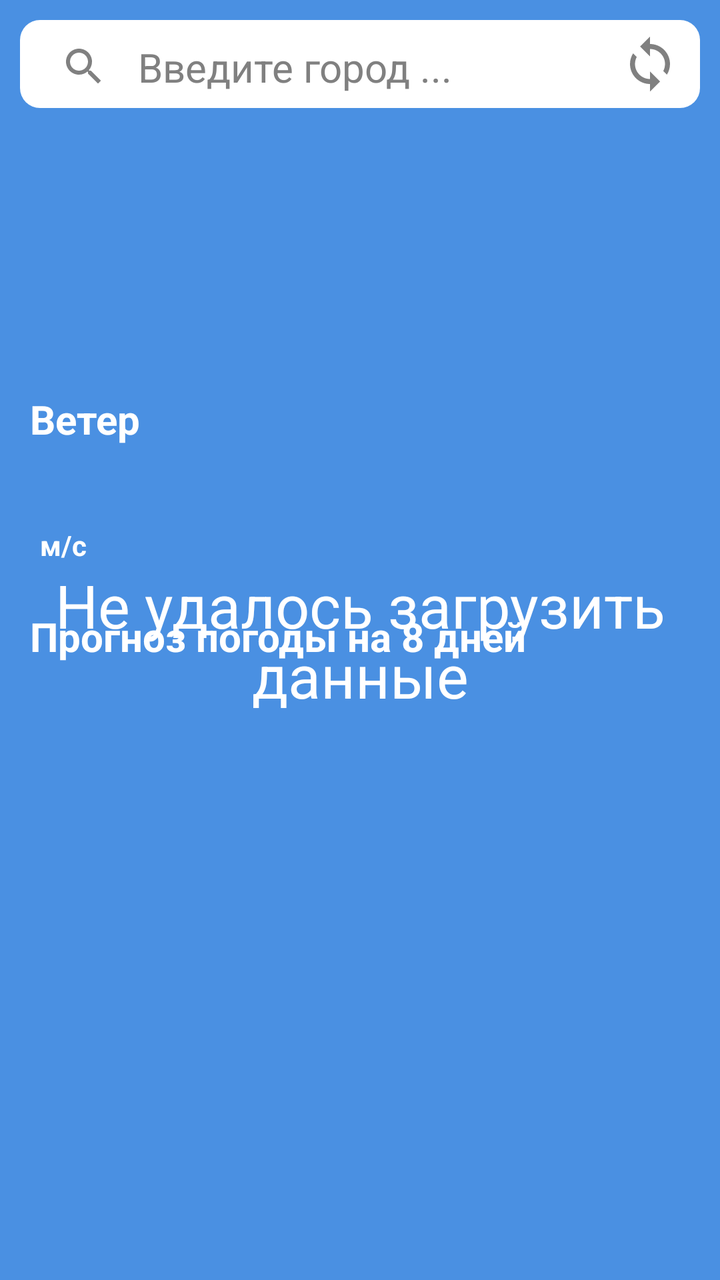
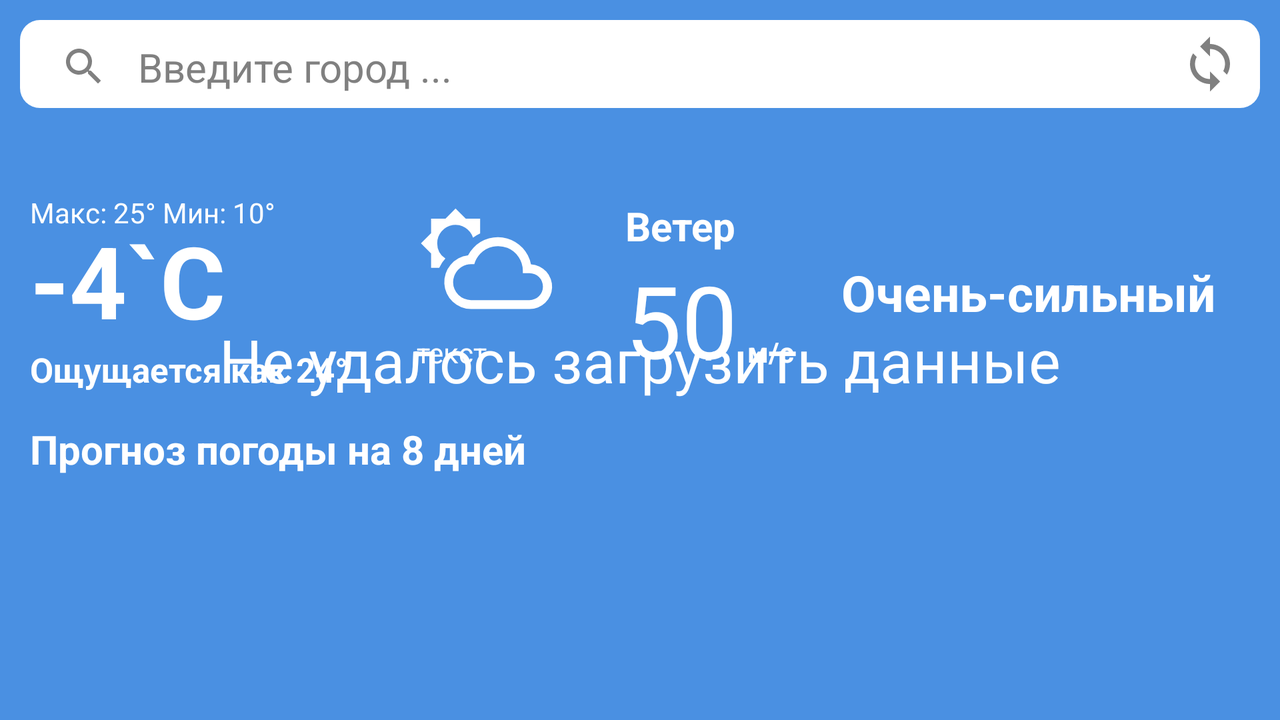

The same Android screen from two of the app's own layout files: first res/layout/ as a phone draws it, then the repository's variant for another configuration, drawn on a device whose configuration selects that folder. Both files follow.
<!-- AndroidManifest.xml: application theme Theme.NatifeWeather -->
<!-- res/layout/fragment_weather.xml -->
<?xml version="1.0" encoding="utf-8"?>
<RelativeLayout xmlns:android="http://schemas.android.com/apk/res/android"
    xmlns:app="http://schemas.android.com/apk/res-auto"
    xmlns:tools="http://schemas.android.com/tools"
    android:layout_width="match_parent"
    android:layout_height="match_parent"
    android:background="@color/blue"
    tools:context=".FragmentWeather">

    <include
        android:id="@+id/toolbar"
        layout="@layout/custom_toolbar" />

    <ScrollView
        android:id="@+id/main_content"
        android:layout_width="match_parent"
        android:layout_height="match_parent"
        android:layout_below="@id/toolbar"
        android:layout_marginStart="15dp"
        android:layout_marginEnd="15dp"
        android:scrollbars="none">

        <LinearLayout
            android:layout_width="match_parent"
            android:layout_height="wrap_content"
            android:orientation="vertical">

            <TextView
                android:id="@+id/updated_field"
                android:layout_width="match_parent"
                android:layout_height="wrap_content"
                android:textAlignment="center"
                android:textColor="@color/white"
                android:textSize="13sp" />

            <LinearLayout
                android:id="@+id/current_weather"
                android:layout_width="match_parent"
                android:layout_height="wrap_content"
                android:layout_marginTop="15dp"
                android:orientation="horizontal">

                <RelativeLayout
                    android:layout_width="wrap_content"
                    android:layout_height="wrap_content"
                    android:layout_gravity="center"
                    android:layout_weight="1">

                    <TextView
                        android:id="@+id/current_temperature_field"
                        android:layout_width="wrap_content"
                        android:layout_height="wrap_content"
                        android:layout_marginTop="10dp"
                        android:textColor="@color/white"
                        android:textSize="50sp"
                        android:textStyle="bold" />

                    <TextView
                        android:id="@+id/minmax_temp_field"
                        android:layout_width="wrap_content"
                        android:layout_height="wrap_content"
                        android:textColor="@color/white"
                        android:textSize="14sp" />

                    <TextView
                        android:id="@+id/feels_like_field"
                        android:layout_width="wrap_content"
                        android:layout_height="wrap_content"
                        android:layout_below="@id/current_temperature_field"
                        android:textColor="@color/white"
                        android:textSize="17sp"
                        android:textStyle="bold" />
                </RelativeLayout>

                <RelativeLayout
                    android:layout_width="wrap_content"
                    android:layout_height="wrap_content">

                    <ImageView
                        android:id="@+id/weather_icon"
                        android:layout_width="70dp"
                        android:layout_height="70dp"
                        />

                    <TextView
                        android:id="@+id/details_field"
                        android:layout_width="wrap_content"
                        android:layout_height="wrap_content"
                        android:layout_below="@+id/weather_icon"
                        android:textColor="@color/white"
                        android:textSize="14sp" />
                </RelativeLayout>
            </LinearLayout>

            <TextView
                android:id="@+id/wind_header"
                android:layout_width="wrap_content"
                android:layout_height="wrap_content"
                android:text="@string/wind_header"
                android:textColor="@color/white"
                android:textSize="20sp"
                android:textStyle="bold" />

            <LinearLayout
                android:id="@+id/current_wind"
                android:layout_width="match_parent"
                android:layout_height="wrap_content">

                <androidx.constraintlayout.widget.ConstraintLayout
                    android:id="@+id/constraintLayout"
                    android:layout_width="wrap_content"
                    android:layout_height="wrap_content"
                    android:layout_weight="1">

                    <TextView
                        android:id="@+id/wind_speed"
                        android:layout_width="wrap_content"
                        android:layout_height="wrap_content"
                        android:textColor="@color/white"
                        android:textSize="50sp"
                        app:layout_constraintStart_toStartOf="parent"
                        app:layout_constraintTop_toTopOf="parent" />

                    <ImageView
                        android:id="@+id/wind_icon"
                        android:layout_width="30sp"
                        android:layout_height="30sp"
                        android:layout_marginStart="5sp"
                        android:layout_marginTop="10sp"
                        app:layout_constraintStart_toEndOf="@id/wind_speed"
                        app:layout_constraintTop_toTopOf="@id/wind_speed" />

                    <TextView
                        android:id="@+id/wind_units"
                        android:layout_width="wrap_content"
                        android:layout_height="wrap_content"
                        android:text="@string/wind_units_metric"
                        android:textColor="@color/white"
                        android:textSize="14sp"
                        android:textStyle="bold"
                        app:layout_constraintStart_toStartOf="@id/wind_icon"
                        app:layout_constraintTop_toBottomOf="@id/wind_icon" />
                </androidx.constraintlayout.widget.ConstraintLayout>

                <TextView
                    android:id="@+id/wind_direct"
                    android:layout_width="wrap_content"
                    android:layout_height="wrap_content"
                    android:layout_gravity="center"
                    android:layout_weight="1"
                    android:textColor="@color/white"
                    android:textSize="25sp"
                    android:textStyle="bold" />
            </LinearLayout>

            <TextView
                android:id="@+id/forecast_header"
                android:layout_width="wrap_content"
                android:layout_height="wrap_content"
                android:layout_marginTop="15dp"
                android:layout_marginBottom="10dp"
                android:text="@string/forecast_header"
                android:textColor="@color/white"
                android:textSize="20sp"
                android:textStyle="bold" />

            <ListView
                android:id="@+id/forecast_list"
                android:layout_width="fill_parent"
                android:layout_height="fill_parent"></ListView>
        </LinearLayout>
    </ScrollView>

    <TextView
        android:id="@+id/waiting_field"
        android:layout_width="match_parent"
        android:layout_height="match_parent"
        android:layout_centerInParent="true"
        android:gravity="center"
        android:text="@string/data_load_fail"
        android:textColor="@color/white"
        android:textSize="30sp" />
</RelativeLayout>
<!-- res/layout/custom_toolbar.xml (included above) -->
<?xml version="1.0" encoding="utf-8"?>
<RelativeLayout xmlns:android="http://schemas.android.com/apk/res/android"
    android:layout_width="match_parent"
    android:layout_height="wrap_content"
    android:background="@color/blue"
    android:padding="10sp">
    <RelativeLayout
        android:layout_width="match_parent"
        android:layout_height="wrap_content"
        android:background="@drawable/search_background"
        >

        <AutoCompleteTextView
            android:id="@+id/search_field"
            android:paddingStart="20sp"
            android:layout_width="match_parent"
            android:layout_height="wrap_content"
            android:drawableStart="@drawable/ic_search"
            android:singleLine="true"
            android:drawablePadding="15sp"
            android:backgroundTint="@color/white"
            android:hint="@string/input_city_hint"
            android:textColorHint="@color/grey"
            android:textSize="20sp"
            android:textColor="@color/black"
            android:inputType="textNoSuggestions"
            android:selectAllOnFocus="true"
            android:completionThreshold="1"
            />
        <ImageView
            android:layout_width="wrap_content"
            android:layout_height="wrap_content"
          />
        <ImageView
            android:id="@+id/reload_icon"
            android:layout_alignParentEnd="true"
            android:layout_width="30sp"
            android:layout_height="30sp"
            android:src="@drawable/ic_reload"
            android:layout_centerVertical="true"
            android:layout_marginEnd="10sp"/>

    </RelativeLayout>

</RelativeLayout>
<!-- resources referenced by this layout -->
<resources>
  <color name="black">#FF000000</color>
  <color name="blue">#4A90E2</color>
  <color name="grey">#808080</color>
  <color name="white">#FFFFFFFF</color>
  <!-- drawable ic_reload (drawable) -->
  <vector android:height="24dp" android:tint="@color/grey"
      android:viewportHeight="24" android:viewportWidth="24"
      android:width="24dp" xmlns:android="http://schemas.android.com/apk/res/android">
      <path android:fillColor="@android:color/white" android:pathData="M12,4L12,1L8,5l4,4L12,6c3.31,0 6,2.69 6,6 0,1.01 -0.25,1.97 -0.7,2.8l1.46,1.46C19.54,15.03 20,13.57 20,12c0,-4.42 -3.58,-8 -8,-8zM12,18c-3.31,0 -6,-2.69 -6,-6 0,-1.01 0.25,-1.97 0.7,-2.8L5.24,7.74C4.46,8.97 4,10.43 4,12c0,4.42 3.58,8 8,8v3l4,-4 -4,-4v3z"/>
  </vector>
  <!-- drawable ic_search (drawable) -->
  <vector android:height="24dp" android:tint="@color/grey"
      android:viewportHeight="24" android:viewportWidth="24"
      android:width="24dp" xmlns:android="http://schemas.android.com/apk/res/android">
      <path android:fillColor="@android:color/black" android:pathData="M15.5,14h-0.79l-0.28,-0.27C15.41,12.59 16,11.11 16,9.5 16,5.91 13.09,3 9.5,3S3,5.91 3,9.5 5.91,16 9.5,16c1.61,0 3.09,-0.59 4.23,-1.57l0.27,0.28v0.79l5,4.99L20.49,19l-4.99,-5zM9.5,14C7.01,14 5,11.99 5,9.5S7.01,5 9.5,5 14,7.01 14,9.5 11.99,14 9.5,14z"/>
  </vector>
  <!-- drawable search_background (drawable) -->
  <?xml version="1.0" encoding="utf-8"?>
  <layer-list xmlns:android="http://schemas.android.com/apk/res/android">
      <item >
          <shape android:shape="rectangle">
              <solid android:color="@color/white"/>
  
              <corners android:radius="10sp"/>
          </shape>
      </item>
  </layer-list>
  <string name="data_load_fail">Не удалось загрузить данные</string>
  <string name="forecast_header">Прогноз погоды на 8 дней</string>
  <string name="input_city_hint">Введите город ...</string>
  <string name="wind_header">Ветер</string>
  <string name="wind_units_metric">м/с</string>
  <style name="Theme.NatifeWeather" parent="Theme.MaterialComponents.DayNight.NoActionBar">
          
          <item name="colorPrimary">@color/purple_500</item>
          <item name="colorPrimaryVariant">@color/blue</item>
          <item name="colorOnPrimary">@color/white</item>
          
          <item name="colorSecondary">@color/teal_200</item>
          <item name="colorSecondaryVariant">@color/teal_700</item>
          <item name="colorOnSecondary">@color/black</item>
          
          <item name="android:statusBarColor" tools:targetApi="l">?attr/colorPrimaryVariant</item>
          
      </style>
  <color name="purple_500">#FF6200EE</color>
  <color name="teal_200">#FF03DAC5</color>
  <color name="teal_700">#FF018786</color>
</resources>
<!-- res/layout-land/fragment_weather.xml (the repository's variant of the layout above) -->
<!-- drawn on the phone turned sideways -->
<?xml version="1.0" encoding="utf-8"?>
<RelativeLayout xmlns:android="http://schemas.android.com/apk/res/android"
    xmlns:app="http://schemas.android.com/apk/res-auto"
    xmlns:tools="http://schemas.android.com/tools"
    android:layout_width="match_parent"
    android:layout_height="match_parent"
    android:background="@color/blue"
    tools:context=".FragmentWeather">

    <include
        android:id="@+id/toolbar"
        layout="@layout/custom_toolbar" />

    <ScrollView
        android:id="@+id/main_content"
        android:layout_width="match_parent"
        android:layout_height="match_parent"
        android:layout_below="@id/toolbar"
        android:layout_marginStart="15dp"
        android:layout_marginEnd="15dp"
        android:scrollbars="none">

        <LinearLayout
            android:layout_width="match_parent"
            android:layout_height="wrap_content"
            android:orientation="vertical">

            <TextView
                android:id="@+id/updated_field"
                android:layout_width="match_parent"
                android:layout_height="wrap_content"
                android:textAlignment="center"
                android:textColor="@color/white"
                android:textSize="13sp" />

            <LinearLayout
                android:id="@+id/current_weather"
                android:layout_width="match_parent"
                android:layout_height="wrap_content"
                android:layout_marginTop="15dp"
                android:orientation="horizontal">

                <RelativeLayout
                    android:layout_width="wrap_content"
                    android:layout_height="wrap_content"
                    android:layout_gravity="center"
                    android:layout_weight="1">

                    <TextView
                        android:id="@+id/current_temperature_field"
                        android:layout_width="wrap_content"
                        android:layout_height="wrap_content"
                        android:layout_marginTop="10dp"
                        android:text="-4`C"
                        android:textColor="@color/white"
                        android:textSize="50sp"
                        android:textStyle="bold" />

                    <TextView
                        android:id="@+id/minmax_temp_field"
                        android:layout_width="wrap_content"
                        android:layout_height="wrap_content"
                        android:text="Макс: 25° Мин: 10°"
                        android:textColor="@color/white"
                        android:textSize="14sp" />

                    <TextView
                        android:id="@+id/feels_like_field"
                        android:layout_width="wrap_content"
                        android:layout_height="wrap_content"
                        android:layout_below="@id/current_temperature_field"
                        android:text="Ощущается как 24°"
                        android:textColor="@color/white"
                        android:textSize="17sp"
                        android:textStyle="bold" />
                </RelativeLayout>

                <RelativeLayout
                    android:layout_width="wrap_content"
                    android:layout_height="wrap_content"
                    android:layout_weight="1">

                    <ImageView
                        android:id="@+id/weather_icon"
                        android:layout_width="70dp"
                        android:layout_height="70dp"
                        android:src="@drawable/ic_white_day_cloudy" />

                    <TextView
                        android:id="@+id/details_field"
                        android:layout_width="wrap_content"
                        android:layout_height="wrap_content"
                        android:layout_below="@+id/weather_icon"
                        android:text="текст"
                        android:textColor="@color/white"
                        android:textSize="14sp" />
                </RelativeLayout>
                <LinearLayout
                    android:id="@+id/current_wind"
                    android:layout_width="wrap_content"
                    android:layout_height="wrap_content"
                    android:layout_weight="1"
                    android:layout_gravity="center">

                    <androidx.constraintlayout.widget.ConstraintLayout
                        android:id="@+id/constraintLayout"
                        android:layout_width="wrap_content"
                        android:layout_height="wrap_content"
                        android:layout_weight="1">
                        <TextView
                            android:id="@+id/wind_header"
                            android:layout_width="wrap_content"
                            android:layout_height="wrap_content"
                            android:text="@string/wind_header"
                            android:textColor="@color/white"
                            android:textSize="20sp"
                            android:textStyle="bold"
                            app:layout_constraintTop_toTopOf="parent"
                            app:layout_constraintStart_toStartOf="parent"/>

                        <TextView
                            android:id="@+id/wind_speed"
                            android:layout_width="wrap_content"
                            android:layout_height="wrap_content"
                            android:text="50"
                            android:textColor="@color/white"
                            android:textSize="50sp"
                            app:layout_constraintStart_toStartOf="parent"
                            app:layout_constraintTop_toBottomOf="@id/wind_header" />

                        <ImageView
                            android:id="@+id/wind_icon"
                            android:layout_width="30sp"
                            android:layout_height="30sp"
                            android:layout_marginLeft="5sp"
                            android:layout_marginTop="10sp"
                            app:layout_constraintStart_toEndOf="@id/wind_speed"
                            app:layout_constraintTop_toTopOf="@id/wind_speed" />

                        <TextView
                            android:id="@+id/wind_units"
                            android:layout_width="wrap_content"
                            android:layout_height="wrap_content"
                            android:text="@string/wind_units_metric"
                            android:textColor="@color/white"
                            android:textSize="14sp"
                            android:textStyle="bold"
                            app:layout_constraintStart_toStartOf="@id/wind_icon"
                            app:layout_constraintTop_toBottomOf="@id/wind_icon" />
                    </androidx.constraintlayout.widget.ConstraintLayout>

                    <TextView
                        android:id="@+id/wind_direct"
                        android:layout_width="wrap_content"
                        android:layout_height="wrap_content"
                        android:layout_gravity="center"
                        android:layout_weight="1"
                        android:text="Очень-сильный"
                        android:textColor="@color/white"
                        android:textSize="25sp"
                        android:textStyle="bold" />
                </LinearLayout>
            </LinearLayout>





            <TextView
                android:id="@+id/forecast_header"
                android:layout_width="wrap_content"
                android:layout_height="wrap_content"
                android:layout_marginTop="15dp"
                android:layout_marginBottom="10dp"
                android:text="@string/forecast_header"
                android:textColor="@color/white"
                android:textSize="20sp"
                android:textStyle="bold" />

            <ListView
                android:id="@+id/forecast_list"
                android:layout_width="fill_parent"
                android:layout_height="fill_parent"></ListView>
        </LinearLayout>
    </ScrollView>

    <TextView
        android:id="@+id/waiting_field"
        android:layout_width="match_parent"
        android:layout_height="match_parent"
        android:layout_centerInParent="true"
        android:gravity="center"
        android:text="@string/data_load_fail"
        android:textColor="@color/white"
        android:textSize="30sp" />
</RelativeLayout>
<!-- resources referenced by the variant -->
<!-- as the phone turned sideways resolves them -->
<resources>
  <color name="black">#FF000000</color>
  <color name="blue">#4A90E2</color>
  <color name="grey">#808080</color>
  <color name="white">#FFFFFFFF</color>
  <!-- drawable ic_reload (drawable) -->
  <vector android:height="24dp" android:tint="@color/grey"
      android:viewportHeight="24" android:viewportWidth="24"
      android:width="24dp" xmlns:android="http://schemas.android.com/apk/res/android">
      <path android:fillColor="@android:color/white" android:pathData="M12,4L12,1L8,5l4,4L12,6c3.31,0 6,2.69 6,6 0,1.01 -0.25,1.97 -0.7,2.8l1.46,1.46C19.54,15.03 20,13.57 20,12c0,-4.42 -3.58,-8 -8,-8zM12,18c-3.31,0 -6,-2.69 -6,-6 0,-1.01 0.25,-1.97 0.7,-2.8L5.24,7.74C4.46,8.97 4,10.43 4,12c0,4.42 3.58,8 8,8v3l4,-4 -4,-4v3z"/>
  </vector>
  <!-- drawable ic_search (drawable) -->
  <vector android:height="24dp" android:tint="@color/grey"
      android:viewportHeight="24" android:viewportWidth="24"
      android:width="24dp" xmlns:android="http://schemas.android.com/apk/res/android">
      <path android:fillColor="@android:color/black" android:pathData="M15.5,14h-0.79l-0.28,-0.27C15.41,12.59 16,11.11 16,9.5 16,5.91 13.09,3 9.5,3S3,5.91 3,9.5 5.91,16 9.5,16c1.61,0 3.09,-0.59 4.23,-1.57l0.27,0.28v0.79l5,4.99L20.49,19l-4.99,-5zM9.5,14C7.01,14 5,11.99 5,9.5S7.01,5 9.5,5 14,7.01 14,9.5 11.99,14 9.5,14z"/>
  </vector>
  <!-- drawable ic_white_day_cloudy (drawable) -->
  <vector android:height="200dp" android:viewportHeight="36"
      android:viewportWidth="36" android:width="200dp" xmlns:android="http://schemas.android.com/apk/res/android">
      <path android:fillColor="#fff" android:pathData="M5.28,12.84A4.72,4.72 0,0 1,14.5 11.4a10.4,10.4 0,0 1,1.87 -1.12l-0.05,0V6.53H12.63L10,3.92 7.41,6.53H3.71v3.7L1.1,12.84l2.61,2.61v3.7H5.8a8.89,8.89 0,0 1,1.58 -2.38A4.73,4.73 0,0 1,5.28 12.84Z"/>
      <path android:fillColor="#fff" android:pathData="M29.39,18.25A8.66,8.66 0,0 0,14.59 14a8.28,8.28 0,0 0,-1.38 1.93A6.94,6.94 0,0 0,14 29.76L29,29.76a5.76,5.76 0,0 0,0.4 -11.51ZM28.99,27.45L14,27.45a4.62,4.62 0,0 1,-4.63 -4.62,4.58 4.58,0 0,1 0.27,-1.49 4.14,4.14 0,0 1,0.26 -0.61A4.59,4.59 0,0 1,14 18.2h0.82a6.48,6.48 0,0 1,1.54 -2.68,6.36 6.36,0 0,1 10.94,4.41v0.58L29,20.51a3.47,3.47 0,1 1,0 6.94Z"/>
  </vector>
  <!-- drawable search_background (drawable) -->
  <?xml version="1.0" encoding="utf-8"?>
  <layer-list xmlns:android="http://schemas.android.com/apk/res/android">
      <item >
          <shape android:shape="rectangle">
              <solid android:color="@color/white"/>
  
              <corners android:radius="10sp"/>
          </shape>
      </item>
  </layer-list>
  <string name="data_load_fail">Не удалось загрузить данные</string>
  <string name="forecast_header">Прогноз погоды на 8 дней</string>
  <string name="input_city_hint">Введите город ...</string>
  <string name="wind_header">Ветер</string>
  <string name="wind_units_metric">м/с</string>
  <style name="Theme.NatifeWeather" parent="Theme.MaterialComponents.DayNight.NoActionBar">
          
          <item name="colorPrimary">@color/purple_500</item>
          <item name="colorPrimaryVariant">@color/blue</item>
          <item name="colorOnPrimary">@color/white</item>
          
          <item name="colorSecondary">@color/teal_200</item>
          <item name="colorSecondaryVariant">@color/teal_700</item>
          <item name="colorOnSecondary">@color/black</item>
          
          <item name="android:statusBarColor" tools:targetApi="l">?attr/colorPrimaryVariant</item>
          
      </style>
  <color name="purple_500">#FF6200EE</color>
  <color name="teal_200">#FF03DAC5</color>
  <color name="teal_700">#FF018786</color>
</resources>
